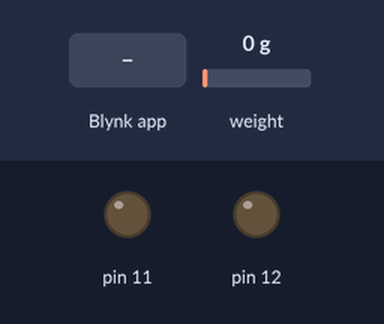
This sketch was run on a simulated Arduino Uno, built with avr-gcc and run on an emulated ATmega328P. Parts: output pins drawn as LEDs (lit = HIGH). Dashed ring = blinking. Inputs (shaded band) come from the test bench; at power-on: weight on the scale 0 g. WiFi joins after 1.5 s; servers stay silent unless stated.

Above: at 4.0 s.
4.1 s: Blynk app writes 1 to V1
At 4.4 s:
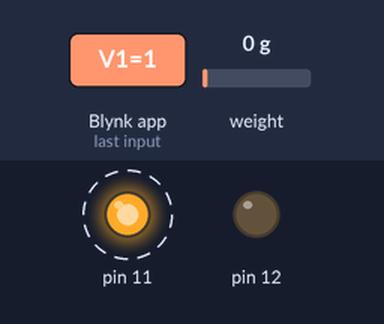
7.1 s: Blynk app writes 200 to V1
At 7.35 s:
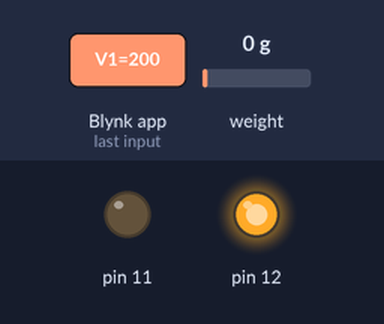
At 7.85 s:
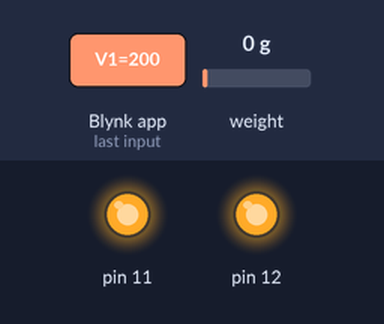
Timing chart, 0 to 16.1 s (numbered marks = the images above; inputs shaded):
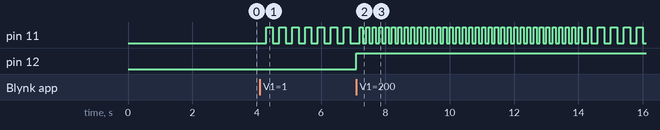

Measured:
- after the input at 4.1 s, pin 11: alternates HIGH for 0.20 s and LOW for 0.20 s, starting after 0.20 s
- after the input at 7.1 s, pin 12: LOW → HIGH after 0.00 s instead of 7.1 s

The sketch:

final_blynk.ino
```cpp
#include <BlynkSimpleStream.h>
#include "HX711.h"
HX711 loadcell;
const long LOADCELL_OFFSET = 50682624;
const long LOADCELL_DIVIDER = 5895655;
const int LOADCELL_DOUT_PIN = 2;
const int LOADCELL_SCK_PIN = 3;
float calibration_factor = -7050;
BlynkTimer Timer;
int pinState = 0;
float thrust = 100;
char auth[] = "Pqwj26J4lGEtDNkp-DaVCtawd3M9wI0W";
void blinkLedWidget()
{
  pinState = digitalRead(11);
  if (pinState == HIGH)
  {
    digitalWrite(11, LOW);
  }
  else
  {
    digitalWrite(11, HIGH);
  }
}

void read_data()
{
  loadcell.set_scale(calibration_factor);
  thrust = loadcell.get_units();
  Blynk.virtualWrite(V3, thrust);
}

void ignitorLED()
{
  digitalWrite(12, HIGH);
  Timer.setInterval(2000L, read_data);
}

BLYNK_WRITE(V1)
{
  int pinValue = param.asInt();
  if(pinValue)
  {
   Timer.setTimer(200L, blinkLedWidget, 50);
   Timer.setTimeout(10100L, ignitorLED);
  }
}

void setup()
{
 Serial.begin(9600);
 Blynk.begin(auth, Serial);
 pinMode(11, OUTPUT);
 pinMode(12, OUTPUT);
 loadcell.begin(LOADCELL_DOUT_PIN, LOADCELL_SCK_PIN);
 loadcell.set_scale(LOADCELL_DIVIDER);
 loadcell.set_offset(LOADCELL_OFFSET);
 loadcell.set_scale();
 loadcell.tare();
}

void loop()
{
 Blynk.run();
 Timer.run();
}
```
